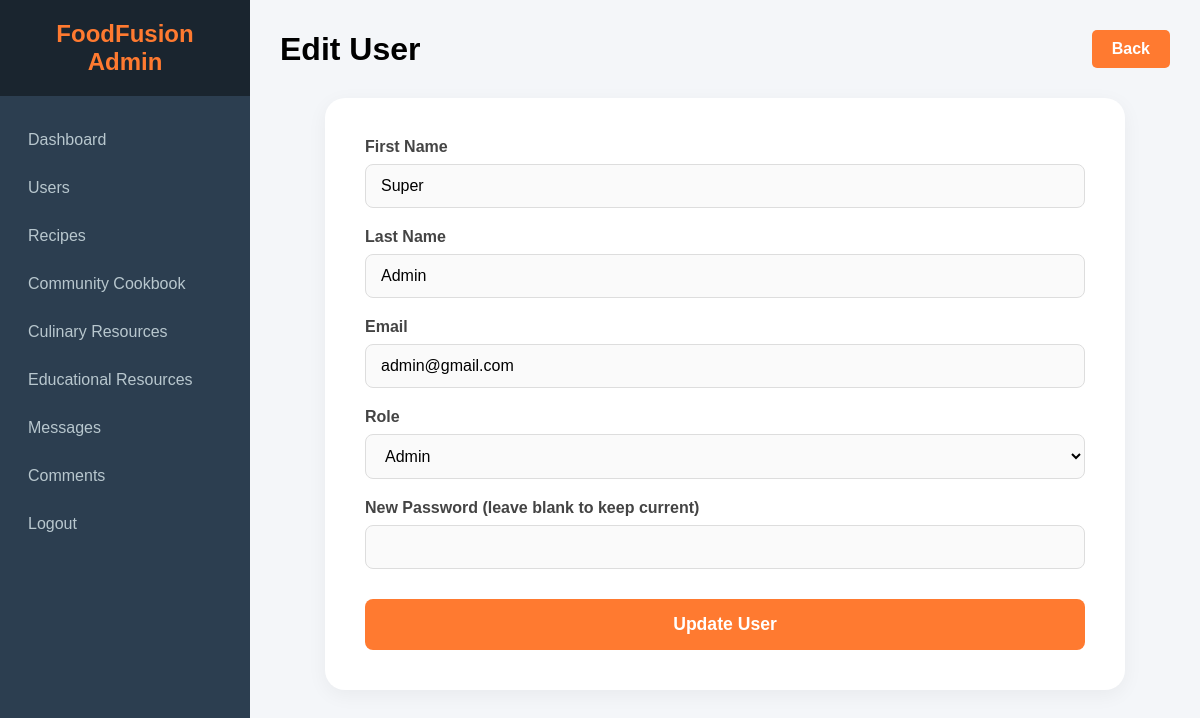
Page /admin/users_edit.php?id=1 on the committed database.
### tables this page shows
CREATE TABLE `users` (
  `id` int(11) NOT NULL,
  `first_name` varchar(100) NOT NULL,
  `last_name` varchar(100) NOT NULL,
  `email` varchar(255) NOT NULL,
  `password` text NOT NULL,
  `type` varchar(100) DEFAULT 'user',
  `created_at` timestamp NOT NULL DEFAULT current_timestamp()
);

### admin/users_edit.php (the view, shortened to what this page needs)
<?php
include("../database/config.php");
$id = $_GET['id'];
$sql = "SELECT * FROM users WHERE id=$id";
$result = $connection->query($sql);
$row = $result->fetch_assoc();
?>
<!DOCTYPE html>
<html lang="en">
<head>
    <link rel="stylesheet" href="../css/admin.css">
</head>
<body class="admin-body">
    <?php include("sidebar.php"); ?>
    <div class="main-content">
        <div class="admin-header">
            <h1>Edit User</h1>
            <a href="users.php" class="admin-btn">Back</a>
        </div>
        <div class="form-container" style="margin-top: 20px;">
            <form action="../controllers/admin/AdminUsersController.php" method="POST">
                <div class="form-group">
                    <label>First Name</label>
                    <input type="text" name="first_name" value="<?php echo $row['first_name']; ?>" required class="form-input">
                </div>
                <div class="form-group">
                    <label>Last Name</label>
                    <input type="text" name="last_name" value="<?php echo $row['last_name']; ?>" required class="form-input">
                </div>
                <div class="form-group">
                    <label>Email</label>
                    <input type="email" name="email" value="<?php echo $row['email']; ?>" required class="form-input">
                </div>
                <div class="form-group">
                    <label>Role</label>
                    <select name="type" class="form-input">
                        <option value="admin" <?php if($row['type'] == 'admin') echo 'selected'; ?>>Admin</option>
                    </select>
                </div>
                <div class="form-group">
                    <label>New Password (leave blank to keep current)</label>
                    <input type="password" name="password" class="form-input">
                </div>
                <button type="submit" name="update_user" class="submit-btn">Update User</button>
            </form>
        </div>
    </div>
</body>
</html>

### css/admin.css (style rules this page uses)
* { margin: 0; padding: 0; box-sizing: border-box; font-family: Arial, sans-serif; }
body.admin-body { display: flex; background: #f4f6f9; }
.main-content { margin-left: 250px; width: calc(100% - 250px); padding: 30px; transition: 0.3s; }
.admin-header { display: flex; justify-content: space-between; align-items: center; margin-bottom: 30px; }
.admin-btn { padding: 10px 20px; background: #FF7A30; color: white; border-radius: 5px; text-decoration: none; font-weight: bold; }
.form-container { max-width: 800px; margin: 40px auto; background: white; padding: 40px; border-radius: 20px; box-shadow: 0 5px 20px rgba(0,0,0,0.05); }
.form-group { margin-bottom: 20px; }
.form-container label { display: block; margin-bottom: 8px; font-weight: 600; color: #444; }
.form-input { width: 100%; padding: 12px 15px; border: 1px solid #ddd; border-radius: 8px; font-size: 1rem; background: #fafafa; transition: 0.3s; }
.submit-btn { width: 100%; padding: 15px; background: #FF7A30; color: white; border: none; border-radius: 8px; font-size: 1.1rem; font-weight: bold; cursor: pointer; transition: 0.3s; margin-top: 10px; }

### rows in the picture
users: first_name "Super", last_name "Admin", email "admin@gmail.com", type "Admin"
